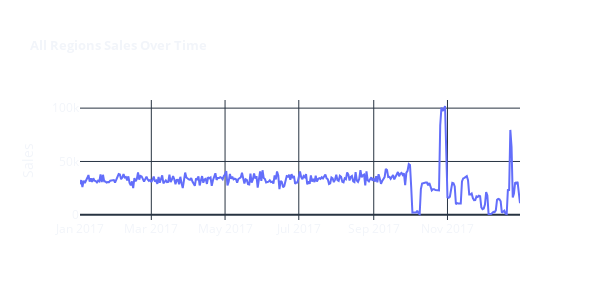

Write notebook code for a chart like this one.
### Code cell
sales = daily_sales(df_2017, "All Regions")
sales

### Figure 1 — Plotly figure (JSON) as saved in the notebook; plotly's stock layout.template omitted (floating-point values rounded to 4 significant figures; data arrays with more than 128 entries replaced by an {"elided": "..."} marker saying what was removed)
{"data": [{"hovertemplate": "<b>Date:</b> %{x}<br><b>Sales:</b> $%{y:.2f}<extra></extra>", "mode": "lines", "type": "scatter", "x": {"elided": "365 str values"}, "y": {"elided": "365 float values"}}], "layout": {"height": 300, "paper_bgcolor": "rgba(0, 0, 0, 0)", "plot_bgcolor": "rgba(0, 0, 0, 0)", "title": {"font": {"size": 13}, "text": "<b>All Regions Sales Over Time</b>"}, "width": 600, "xaxis": {"title": {"text": ""}}, "yaxis": {"title": {"text": "Sales"}}}}
